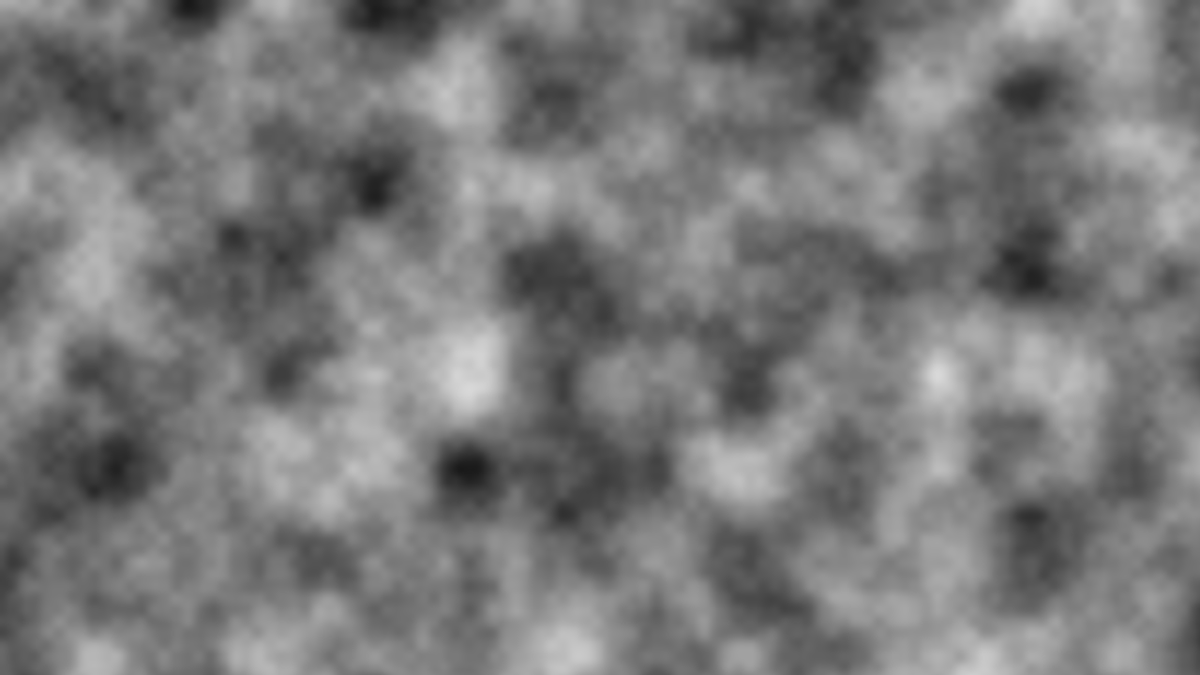
Frame 1 (no input)
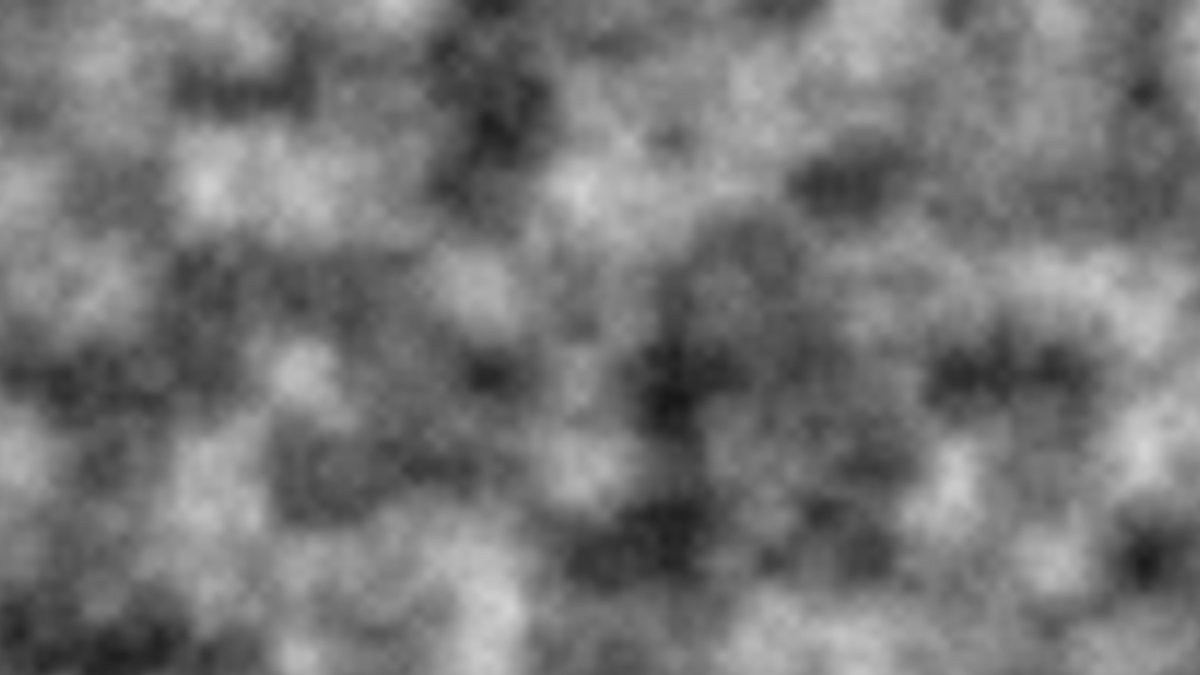
Frame 2 (the mouse pressed at the canvas centre, redrawn once)

The p5.js sketch that drew these frames (run headless with seeded random() and noise() and a simulated clock; the mouse was pressed at the canvas centre and the sketch redrawn once):

// p5.js sketch
// ── sketch.js
let xOffset;
let yOffset;

function setup() {
    createCanvas(1280, 720);
    background(0);

    yOffset = 0;
    pixelDensity(1);

    noLoop();
}

function draw() {
    loadPixels();

    for (let x = 0; x < width; x++) {
        xOffset = 0;
        for (let y = 0; y < height; y++) {
            let index = (x + y * width) * 4;
            let aColor = map(noise(xOffset, yOffset), 0, 1, 0, 255);

            pixels[index] = aColor;
            pixels[index + 1] = aColor;
            pixels[index + 2] = aColor;
            pixels[index + 3] = 255;
            xOffset += 0.01;
        }
        yOffset += 0.01;
    }

    updatePixels();


}

/*

loadPixels();

    for (let x = 0; x < width; x++) {
        for (let y = 0; y < height; y++) {
            let index = (x + y * width) * 4;
            pixels[index] = random(255);
            pixels[index + 1] = 0;
            pixels[index + 2] = 0;
            pixels[index + 3] = 255;
        }
    }

    updatePixels();

*/
